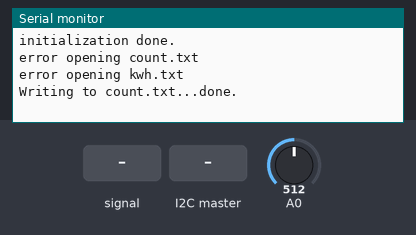
Recording of a sketch running on a simulated Arduino Uno, built with avr-gcc and run on an emulated ATmega328P. Shown: the last lines printed to the serial monitor. The test bench sets the inputs (shaded band); at power-on: A0 = 512. Storage starts empty.

Above: at 1.2 s.
1.3 s: A0 fed a 200 Hz sine of ±255 counts around its level
At 2.0 s:
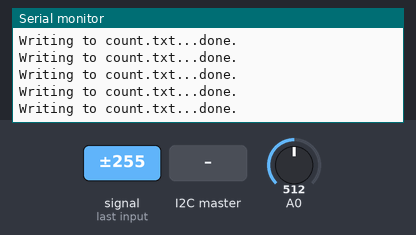
3.8 s: the I2C master sends the byte 1
At 4.4 s:
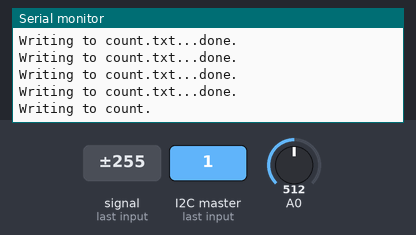

Measured:
- after the input at 1.3 s, the serial monitor: prints a new line after 0.48 s (image 1)
- after the input at 3.8 s, the serial monitor: prints a new line after 0.15 s (image 2)

The sketch:

arduino-slave-send-data-to-master.ino
```cpp
#include <Wire.h>
#include <SPI.h>
#include <SD.h>

int meter_count = 0, count = 0, data_size = 8, reset_data=0;
bool state = 0, lastState = 0;
float kwh = 0.00;
char send_data[8];

File myFile;

void setup()
{
  pinMode(A0, INPUT);
  Serial.begin(9600);
  Wire.begin(8);
  Wire.onRequest(requestEvent);
  Wire.onReceive(Receive);


  if (!SD.begin(4))
  {
    Serial.println("initialization failed!");
    return;
  }
  Serial.println("initialization done.");
  readCount();
  readKWH();
}

void loop()
{
  Wire.onReceive(Receive);
  if(reset_data==1)
  {
    kwh=0;
    writeKWH();
    reset_data=0;
  }
  meter_count = analogRead(A0);
  //Serial.print("Count: ");
  //Serial.println(count);
  if (meter_count > 300)
  {
    state = 1;
    if (lastState != state)
    {
      count++;
      writeCount();
      //save to sd
    }
  }
  else
  {
    state = 0;
  }
  lastState = state;

  if (count == 16)
  {
    kwh = kwh + 0.01;
    writeKWH();
    count = 0;
    writeCount();
  }
}
void requestEvent() {
  dtostrf(kwh, data_size, data_size, send_data);
  Wire.write(send_data);
  Serial.println(kwh);
  Serial.println(count);
}
void Receive(){
  while(Wire.available()>0){
    String s = Wire.readString();
    reset_data = s.toInt();
    Serial.println(reset_data);
    Serial.println("Reset Done");
  }
}
void writeCount()
{
  myFile = SD.open("count.txt", O_WRITE | O_CREAT | O_TRUNC);
  if (myFile)
  {
    Serial.print("Writing to count.txt...");
    myFile.seek(0);
    myFile.print(count);
    if (count < 10)
    {
      myFile.seek(1);
      myFile.print("-");
    }
    myFile.close();
    Serial.println("done.");
  }
  else
  {
    // if the file didn't open, print an error:
    Serial.println("error opening count.txt");
  }
}
void readCount()
{
  myFile = SD.open("count.txt");
  if (myFile)
  {
    Serial.print("Read from count.txt...");
    while (myFile.available())
    {
      String a = myFile.readString();
      count = a.toInt();
    }
    myFile.close();
    Serial.println("done.");
  }
  else
  {
    // if the file didn't open, print an error:
    Serial.println("error opening count.txt");
  }
}
void writeKWH()
{
  unsigned int b = (int)kwh;
  int c = 0;
  if (b < 10)
  {
    c = 1;
  }
  else if (b < 100)
  {
    c = 2;
  }
  else if (b < 1000)
  {
    c = 3;
  }
  else if (b < 10000)
  {
    c = 4;
  }
  myFile = SD.open("kwh.txt", O_WRITE | O_CREAT | O_TRUNC);
  if (myFile)
  {
    Serial.print("Writing to kwh.txt...");
    myFile.seek(0);
    myFile.print(kwh);
    myFile.seek(c+3);
    myFile.print("-");
    myFile.close();
    Serial.println("done.");
  }
  else
  {
    // if the file didn't open, print an error:
    Serial.println("error opening kwh.txt");
  }


}
void readKWH()
{
  myFile = SD.open("kwh.txt");
  if (myFile)
  {
    Serial.print("Read from kwh.txt...");
    while (myFile.available())
    {
      String a = myFile.readString();
      kwh = a.toFloat();
    }
    myFile.close();
    Serial.println("done.");
  }
  else
  {
    // if the file didn't open, print an error:
    Serial.println("error opening kwh.txt");
  }
}
```
